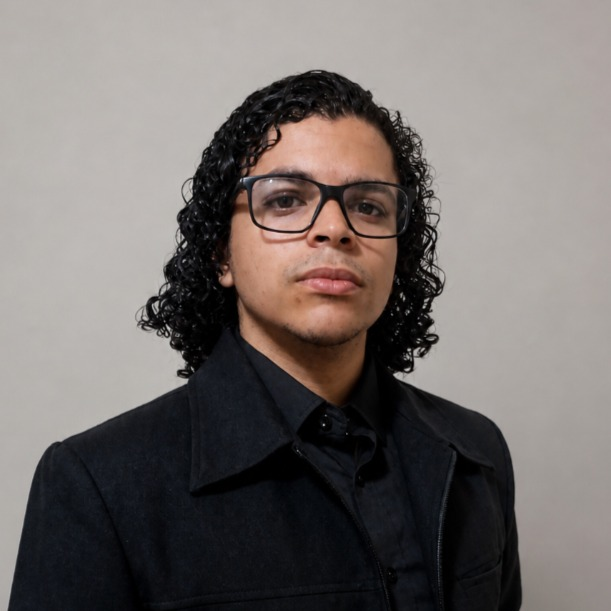
#> input picture fot.jpg, 611 x 611 px
$ python -i processamento.py   (imports and definitions only)   (older library calls are emulated)
#> lines starting #> are read from the running program, lines starting #| are printed output that depends on the picture; after the words box and inside, x2 and y2 are one past the last pixel; in counts of white or black regions, pixels touching at a corner belong together
#> further down, picture is the input picture: shape (611, 611, 3); mean B, G, R 107.4, 109.9, 116.4
"""Funções de processamento de imagens (todas recebem/retornam imagens BGR do OpenCV,
exceto quando indicado). Nenhuma altera a imagem de entrada."""
from collections import deque

import cv2
import numpy as np


def _bgr(img):
    """Garante 3 canais (útil para exibir/combinar resultados em cinza)."""
    return cv2.cvtColor(img, cv2.COLOR_GRAY2BGR) if img.ndim == 2 else img


# ---------- Operações básicas ----------

def inverter(img):
    return cv2.bitwise_not(img)


def brilho_contraste(img, contraste=1.0, brilho=0):
    """g(x) = contraste * f(x) + brilho, com saturação em [0, 255]."""
    return cv2.convertScaleAbs(img, alpha=contraste, beta=brilho)


# [10 lines left out: functions somar, subtrair, not called in this run]


def cinza(img):
    return cv2.cvtColor(img, cv2.COLOR_BGR2GRAY)
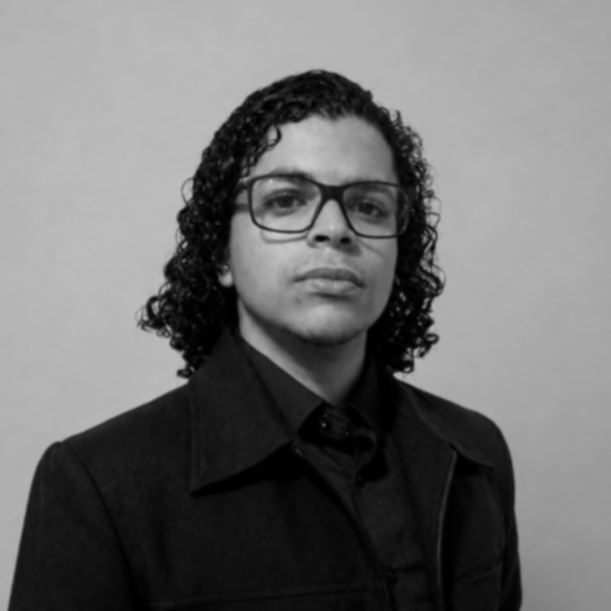
#> returned value: shape (611, 611); min 0, max 203, mean 111.6


def para_hsv(img):
    return cv2.cvtColor(img, cv2.COLOR_BGR2HSV)


def hsv_para_bgr(img):
    return cv2.cvtColor(img, cv2.COLOR_HSV2BGR)


# [26 lines left out: functions redimensionar, recortar, selecionar_roi, not called in this run]


# ---------- Filtragem e realce ----------

def _impar(k):
    k = max(1, int(k))
    return k if k % 2 else k + 1


def filtro_media(img, k=5):
    return cv2.blur(img, (_impar(k), _impar(k)))


def filtro_mediana(img, k=5):
    return cv2.medianBlur(img, _impar(k))


def filtro_gaussiano(img, k=5, sigma=0):
    return cv2.GaussianBlur(img, (_impar(k), _impar(k)), sigma)


# [5 lines left out: function sobel, not called in this run]


def canny(img, t1=100, t2=200):
    g = img if img.ndim == 2 else cinza(img)
    return cv2.Canny(g, t1, t2)
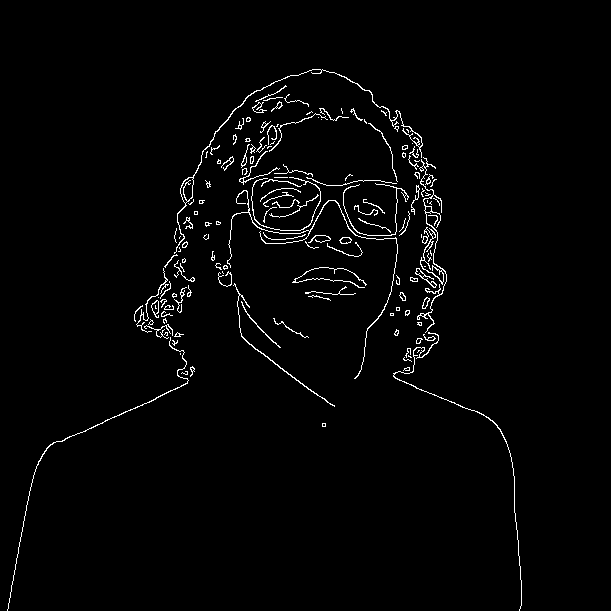
#> returned value: shape (611, 611); 2% white in thin lines or dots, all inside (x1, y1, x2, y2) = (7, 69, 522, 611)


# ---------- Histograma e intensidade ----------

# [120 lines left out: functions calcular_histogramas, mostrar_histograma, equalizar, separar_canais, estatisticas_canais, binarizar and 4 more, not called in this run]


_OPS_MORF = {
    "erosao": cv2.MORPH_ERODE,
    "dilatacao": cv2.MORPH_DILATE,
    "abertura": cv2.MORPH_OPEN,
    "fechamento": cv2.MORPH_CLOSE,
}


# [32 lines left out: functions morfologia, saturacao, nitidez, rotacionar, not called in this run]


def espelhar(img, modo="horizontal"):
    return cv2.flip(img, {"horizontal": 1, "vertical": 0, "ambos": -1}[modo])


def contornos(img, t1=50, t2=150, area_min=100):
    """Contornos externos a partir das bordas de Canny. Retorna (imagem desenhada, quantidade)."""
    bordas = cv2.dilate(canny(cv2.GaussianBlur(_bgr(img), (5, 5), 0), t1, t2), np.ones((3, 3), np.uint8))
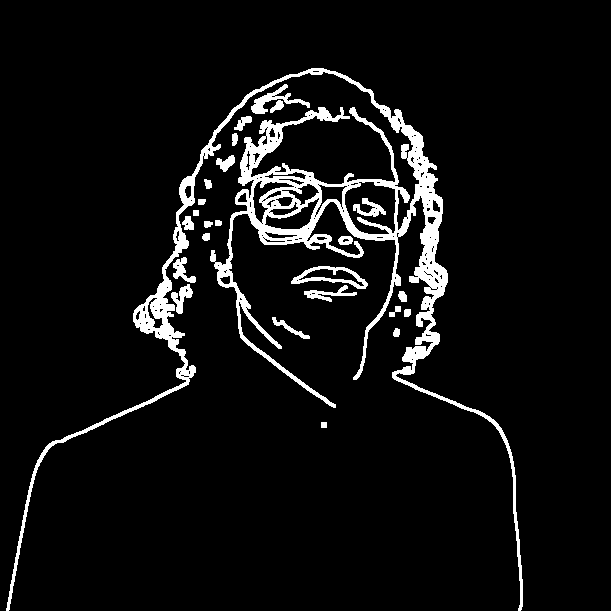
#> bordas: shape (611, 611); 6.3% white; 25 white regions
    achados, _ = cv2.findContours(bordas, cv2.RETR_EXTERNAL, cv2.CHAIN_APPROX_SIMPLE)
#> achados = 24 contours; largest, box (x1, y1, x2, y2) and area: (6, 68, 523, 611) 22178, (291, 266, 368, 289) 892, (251, 84, 310, 114) 402, (171, 284, 193, 314) 248, (304, 285, 357, 302) 239
    achados = [c for c in achados if cv2.contourArea(c) >= area_min]
#> achados = 10 contours; largest, box (x1, y1, x2, y2) and area: (6, 68, 523, 611) 22178, (291, 266, 368, 289) 892, (251, 84, 310, 114) 402, (171, 284, 193, 314) 248, (304, 285, 357, 302) 239
    saida = _bgr(img).copy()
    cv2.drawContours(saida, achados, -1, (0, 255, 0), 2)
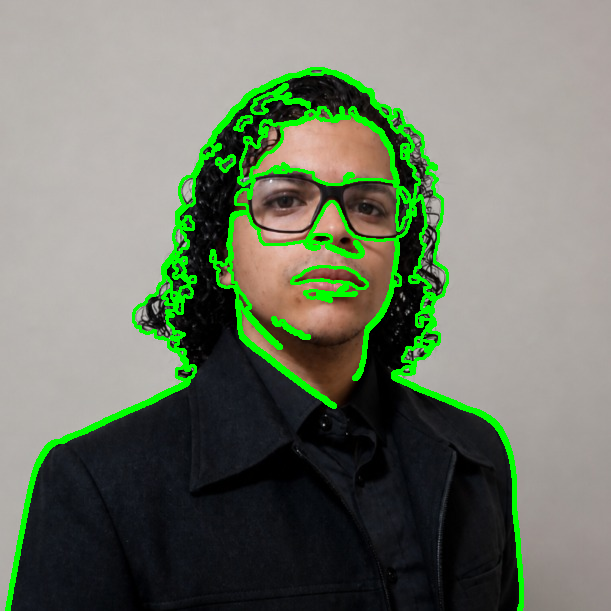
#> saida: shape (611, 611, 3); 5.9% of pixels changed, all inside (x1, y1, x2, y2) = (5, 67, 524, 611)
    return saida, len(achados)


# [35 lines left out: functions linhas, circulos, cantos, not called in this run]

>>> import cv2
>>> picture = cv2.imread('fot.jpg')
>>> result = contornos(picture)
